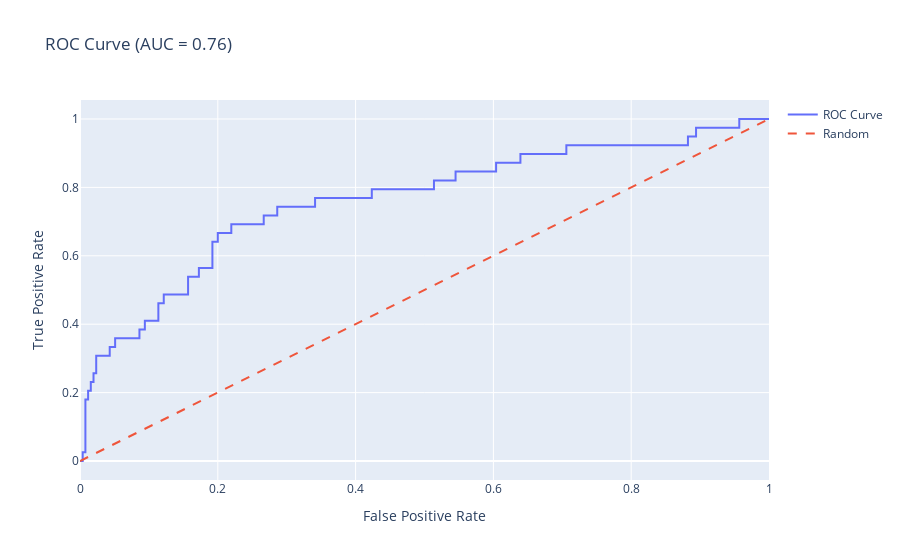

The cell this chart's notebook holds for it:
### Markdown cell above
### ROC Curve

### Code cell
# ROC Curve
fpr, tpr, _ = roc_curve(y_test, y_pred_proba)
roc_auc = auc(fpr, tpr)
fig = go.Figure()
fig.add_trace(go.Scatter(x=fpr, y=tpr, mode='lines', name='ROC Curve'))
fig.add_trace(go.Scatter(x=[0, 1], y=[0, 1], mode='lines', name='Random', line=dict(dash='dash')))
fig.update_layout(title=f'ROC Curve (AUC = {roc_auc:.2f})', xaxis_title='False Positive Rate', yaxis_title='True Positive Rate')
fig.show()

### Figure 1 — Plotly figure (JSON) as saved in the notebook; plotly's stock layout.template omitted (floating-point values rounded to 4 significant figures)
{"data": [{"mode": "lines", "name": "ROC Curve", "type": "scatter", "x": [0, 0.003922, 0.003922, 0.007843, 0.007843, 0.01176, 0.01176, 0.01569, 0.01569, 0.01961, 0.01961, 0.02353, 0.02353, 0.04314, 0.04314, 0.05098, 0.05098, 0.08627, 0.08627, 0.09412, 0.09412, 0.1137, 0.1137, 0.1216, 0.1216, 0.1569, 0.1569, 0.1725, 0.1725, 0.1922, 0.1922, 0.2, 0.2, 0.2196, 0.2196, 0.2471, 0.2627, 0.2667, 0.2667, 0.2863, 0.2863, 0.3412, 0.3412, 0.4235, 0.4235, 0.5137, 0.5137, 0.5451, 0.5451, 0.6039, 0.6039, 0.6392, 0.6392, 0.7059, 0.7059, 0.8824, 0.8824, 0.8941, 0.8941, 0.9569, 0.9569, 1], "y": [0, 0, 0.02564, 0.02564, 0.1795, 0.1795, 0.2051, 0.2051, 0.2308, 0.2308, 0.2564, 0.2564, 0.3077, 0.3077, 0.3333, 0.3333, 0.359, 0.359, 0.3846, 0.3846, 0.4103, 0.4103, 0.4615, 0.4615, 0.4872, 0.4872, 0.5385, 0.5385, 0.5641, 0.5641, 0.641, 0.641, 0.6667, 0.6667, 0.6923, 0.6923, 0.6923, 0.6923, 0.7179, 0.7179, 0.7436, 0.7436, 0.7692, 0.7692, 0.7949, 0.7949, 0.8205, 0.8205, 0.8462, 0.8462, 0.8718, 0.8718, 0.8974, 0.8974, 0.9231, 0.9231, 0.9487, 0.9487, 0.9744, 0.9744, 1, 1]}, {"line": {"dash": "dash"}, "mode": "lines", "name": "Random", "type": "scatter", "x": [0, 1], "y": [0, 1]}], "layout": {"autosize": true, "title": {"text": "ROC Curve (AUC = 0.76)"}, "xaxis": {"autorange": true, "range": [0, 1], "title": {"text": "False Positive Rate"}, "type": "linear"}, "yaxis": {"autorange": true, "range": [-0.05556, 1.056], "title": {"text": "True Positive Rate"}, "type": "linear"}}}
